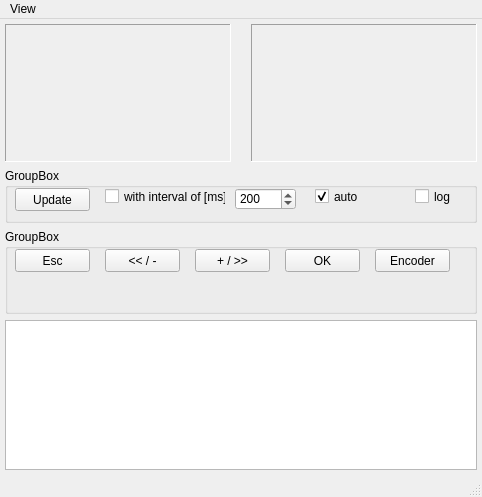
<?xml version="1.0" encoding="UTF-8"?>
<ui version="4.0">
 <class>MainWindow</class>
 <widget class="QMainWindow" name="MainWindow">
  <property name="geometry">
   <rect>
    <x>0</x>
    <y>0</y>
    <width>482</width>
    <height>497</height>
   </rect>
  </property>
  <property name="sizePolicy">
   <sizepolicy hsizetype="Preferred" vsizetype="Preferred">
    <horstretch>0</horstretch>
    <verstretch>0</verstretch>
   </sizepolicy>
  </property>
  <property name="minimumSize">
   <size>
    <width>0</width>
    <height>0</height>
   </size>
  </property>
  <property name="windowTitle">
   <string>MainWindow</string>
  </property>
  <widget class="QWidget" name="centralWidget">
   <property name="sizePolicy">
    <sizepolicy hsizetype="Minimum" vsizetype="Minimum">
     <horstretch>0</horstretch>
     <verstretch>0</verstretch>
    </sizepolicy>
   </property>
   <property name="minimumSize">
    <size>
     <width>0</width>
     <height>0</height>
    </size>
   </property>
   <layout class="QVBoxLayout" name="verticalLayout" stretch="0,0,0,0">
    <property name="sizeConstraint">
     <enum>QLayout::SetMaximumSize</enum>
    </property>
    <property name="margin">
     <number>5</number>
    </property>
    <item>
     <layout class="QHBoxLayout" name="horizontalLayout">
      <property name="spacing">
       <number>20</number>
      </property>
      <property name="sizeConstraint">
       <enum>QLayout::SetMinimumSize</enum>
      </property>
      <item>
       <widget class="PixelDisplay" name="PixelDisplay1">
        <property name="sizePolicy">
         <sizepolicy hsizetype="Minimum" vsizetype="Minimum">
          <horstretch>0</horstretch>
          <verstretch>0</verstretch>
         </sizepolicy>
        </property>
        <property name="minimumSize">
         <size>
          <width>50</width>
          <height>50</height>
         </size>
        </property>
        <property name="frameShape">
         <enum>QFrame::Panel</enum>
        </property>
        <property name="frameShadow">
         <enum>QFrame::Sunken</enum>
        </property>
       </widget>
      </item>
      <item>
       <widget class="PixelDisplay" name="PixelDisplay2">
        <property name="sizePolicy">
         <sizepolicy hsizetype="Minimum" vsizetype="Minimum">
          <horstretch>0</horstretch>
          <verstretch>0</verstretch>
         </sizepolicy>
        </property>
        <property name="minimumSize">
         <size>
          <width>50</width>
          <height>50</height>
         </size>
        </property>
        <property name="frameShape">
         <enum>QFrame::Panel</enum>
        </property>
        <property name="frameShadow">
         <enum>QFrame::Sunken</enum>
        </property>
       </widget>
      </item>
     </layout>
    </item>
    <item>
     <widget class="QGroupBox" name="groupBox">
      <property name="sizePolicy">
       <sizepolicy hsizetype="Expanding" vsizetype="Fixed">
        <horstretch>0</horstretch>
        <verstretch>0</verstretch>
       </sizepolicy>
      </property>
      <property name="minimumSize">
       <size>
        <width>0</width>
        <height>55</height>
       </size>
      </property>
      <property name="title">
       <string>GroupBox</string>
      </property>
      <property name="checkable">
       <bool>false</bool>
      </property>
      <widget class="QPushButton" name="updateButton">
       <property name="geometry">
        <rect>
         <x>10</x>
         <y>20</y>
         <width>75</width>
         <height>23</height>
        </rect>
       </property>
       <property name="sizePolicy">
        <sizepolicy hsizetype="Fixed" vsizetype="Fixed">
         <horstretch>0</horstretch>
         <verstretch>0</verstretch>
        </sizepolicy>
       </property>
       <property name="text">
        <string>Update</string>
       </property>
       <property name="checkable">
        <bool>false</bool>
       </property>
      </widget>
      <widget class="QCheckBox" name="updateCheckBox">
       <property name="geometry">
        <rect>
         <x>100</x>
         <y>20</y>
         <width>121</width>
         <height>17</height>
        </rect>
       </property>
       <property name="text">
        <string>with interval of [ms]:</string>
       </property>
      </widget>
      <widget class="QSpinBox" name="updateSpinBox">
       <property name="geometry">
        <rect>
         <x>230</x>
         <y>20</y>
         <width>61</width>
         <height>22</height>
        </rect>
       </property>
       <property name="minimum">
        <number>10</number>
       </property>
       <property name="maximum">
        <number>10000</number>
       </property>
       <property name="singleStep">
        <number>10</number>
       </property>
       <property name="value">
        <number>200</number>
       </property>
      </widget>
      <widget class="QCheckBox" name="checkBox_updMode">
       <property name="geometry">
        <rect>
         <x>310</x>
         <y>20</y>
         <width>70</width>
         <height>17</height>
        </rect>
       </property>
       <property name="text">
        <string>auto</string>
       </property>
       <property name="checked">
        <bool>true</bool>
       </property>
      </widget>
      <widget class="QCheckBox" name="checkBox_logEnable">
       <property name="geometry">
        <rect>
         <x>410</x>
         <y>20</y>
         <width>41</width>
         <height>17</height>
        </rect>
       </property>
       <property name="text">
        <string>log</string>
       </property>
      </widget>
     </widget>
    </item>
    <item>
     <widget class="QGroupBox" name="groupBox_2">
      <property name="sizePolicy">
       <sizepolicy hsizetype="Expanding" vsizetype="Fixed">
        <horstretch>0</horstretch>
        <verstretch>0</verstretch>
       </sizepolicy>
      </property>
      <property name="minimumSize">
       <size>
        <width>0</width>
        <height>85</height>
       </size>
      </property>
      <property name="title">
       <string>GroupBox</string>
      </property>
      <widget class="QPushButton" name="pushButton_esc">
       <property name="geometry">
        <rect>
         <x>10</x>
         <y>20</y>
         <width>75</width>
         <height>23</height>
        </rect>
       </property>
       <property name="sizePolicy">
        <sizepolicy hsizetype="Fixed" vsizetype="Fixed">
         <horstretch>0</horstretch>
         <verstretch>0</verstretch>
        </sizepolicy>
       </property>
       <property name="text">
        <string>Esc</string>
       </property>
       <property name="flat">
        <bool>false</bool>
       </property>
      </widget>
      <widget class="QPushButton" name="pushButton_left">
       <property name="geometry">
        <rect>
         <x>100</x>
         <y>20</y>
         <width>75</width>
         <height>23</height>
        </rect>
       </property>
       <property name="text">
        <string>&lt;&lt; / -</string>
       </property>
      </widget>
      <widget class="QPushButton" name="pushButton_right">
       <property name="geometry">
        <rect>
         <x>190</x>
         <y>20</y>
         <width>75</width>
         <height>23</height>
        </rect>
       </property>
       <property name="text">
        <string>+ / &gt;&gt;</string>
       </property>
      </widget>
      <widget class="QPushButton" name="pushButton_ok">
       <property name="geometry">
        <rect>
         <x>280</x>
         <y>20</y>
         <width>75</width>
         <height>23</height>
        </rect>
       </property>
       <property name="text">
        <string>OK</string>
       </property>
      </widget>
      <widget class="QPushButton" name="pushButton_encoder">
       <property name="geometry">
        <rect>
         <x>370</x>
         <y>20</y>
         <width>75</width>
         <height>23</height>
        </rect>
       </property>
       <property name="text">
        <string>Encoder</string>
       </property>
      </widget>
     </widget>
    </item>
    <item>
     <widget class="QTextEdit" name="textEdit">
      <property name="enabled">
       <bool>true</bool>
      </property>
      <property name="sizePolicy">
       <sizepolicy hsizetype="Expanding" vsizetype="Fixed">
        <horstretch>0</horstretch>
        <verstretch>0</verstretch>
       </sizepolicy>
      </property>
      <property name="minimumSize">
       <size>
        <width>100</width>
        <height>80</height>
       </size>
      </property>
      <property name="maximumSize">
       <size>
        <width>16777215</width>
        <height>150</height>
       </size>
      </property>
      <property name="font">
       <font>
        <family>Courier New</family>
        <pointsize>8</pointsize>
       </font>
      </property>
     </widget>
    </item>
   </layout>
  </widget>
  <widget class="QMenuBar" name="menuBar">
   <property name="geometry">
    <rect>
     <x>0</x>
     <y>0</y>
     <width>482</width>
     <height>20</height>
    </rect>
   </property>
   <widget class="QMenu" name="menuView">
    <property name="title">
     <string>View</string>
    </property>
    <addaction name="actionX1"/>
    <addaction name="actionX2"/>
    <addaction name="actionX3"/>
    <addaction name="actionX4"/>
    <addaction name="actionX5"/>
   </widget>
   <addaction name="menuView"/>
  </widget>
  <widget class="QStatusBar" name="statusBar"/>
  <action name="actionX1">
   <property name="text">
    <string>x1</string>
   </property>
  </action>
  <action name="actionX2">
   <property name="text">
    <string>x2</string>
   </property>
   <property name="autoRepeat">
    <bool>true</bool>
   </property>
  </action>
  <action name="actionX3">
   <property name="text">
    <string>x3</string>
   </property>
  </action>
  <action name="actionX4">
   <property name="text">
    <string>x4</string>
   </property>
  </action>
  <action name="actionX5">
   <property name="checkable">
    <bool>false</bool>
   </property>
   <property name="text">
    <string>x5</string>
   </property>
  </action>
 </widget>
 <layoutdefault spacing="6" margin="11"/>
 <customwidgets>
  <customwidget>
   <class>PixelDisplay</class>
   <extends>QFrame</extends>
   <header>pixeldisplay.h</header>
   <container>1</container>
  </customwidget>
 </customwidgets>
 <resources/>
 <connections/>
</ui>
